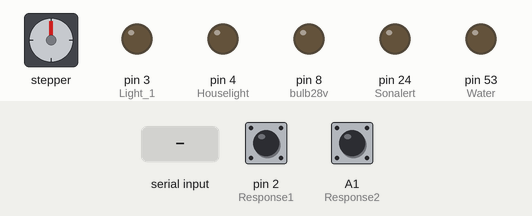
The sketch below on a simulated Arduino Mega 2560, built with avr-gcc and run on an emulated ATmega2560. Shown: stepper motor, output pins drawn as LEDs (lit = HIGH). Wiring (inferred from the names in the program): stepper motor driver (200 steps per turn assumed): step pin 31; direction pin 37. Inputs (shaded band) come from the test bench; at power-on: pin 2 (Response1) HIGH, A1 (Response2) HIGH. Pins used as bus, display or sensor lines are not drawn; what the sketch prints to the serial monitor is not drawn.

Above: at 1.2 s.
1.3 s: "R" received over Serial
At 2.5 s:
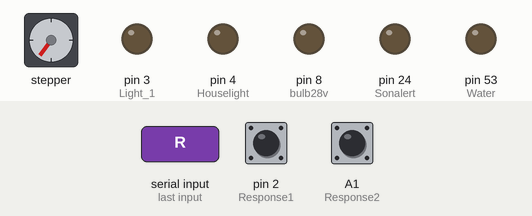
3.5 s: "A" received over Serial
At 3.9 s:
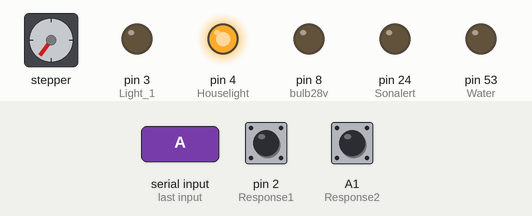
5.0 s: "B" received over Serial
At 6.2 s:
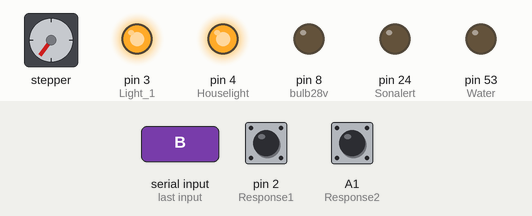
6.5 s: "T" received over Serial
At 6.9 s:
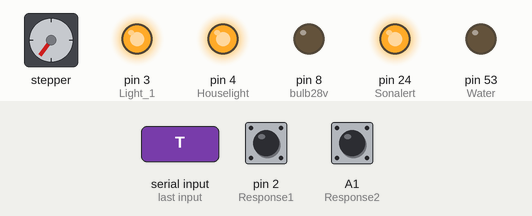
8.5 s: "Q" received over Serial
At 8.8 s:
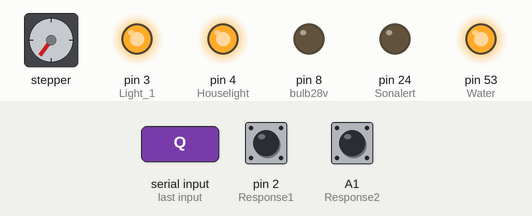
10.5 s: "b" received over Serial
At 11.7 s:
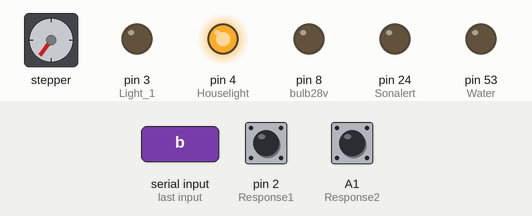
Timing chart, 0 to 13.0 s (numbered marks = the images above; inputs shaded):
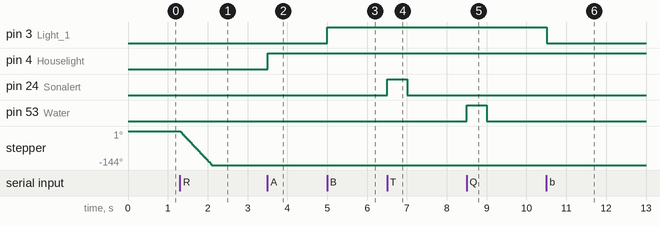

Measured:
- after the input at 1.3 s, stepper: turns 144° counter-clockwise in 0.79 s, starting at once
- after the input at 3.5 s, pin 4 (Houselight): LOW → HIGH at once
- after the input at 5.0 s, pin 3 (Light_1): LOW → HIGH at once
- after the input at 6.5 s, pin 24 (Sonalert): LOW → HIGH at once, → LOW 0.50 s later
- after the input at 8.5 s, pin 53 (Water): LOW → HIGH at once, → LOW 0.50 s later
- after the input at 10.5 s, pin 3 (Light_1): HIGH → LOW at once

The sketch:

Arduino_Program_2023.ino
```cpp
byte Houselight = 4;
byte Sonalert = 24;
byte Response1 = 2;
byte Response2= A1;
byte Light_1= 3;
byte Water = 53;
byte bulb28v = 8;
byte Step_Right = 31;
byte Dir_Right =37;
int StepCount = 0;

void setup() {
  // put your setup code here, to run once:
Serial.begin(9600);
 pinMode(Houselight, OUTPUT);
 pinMode(Light_1, OUTPUT);
 pinMode(bulb28v, OUTPUT);
 pinMode(Water, OUTPUT);
 pinMode(Sonalert, OUTPUT);
 pinMode(Step_Right, OUTPUT);
 pinMode(Dir_Right, OUTPUT);
 pinMode(Response1,INPUT_PULLUP);
 pinMode(Response2,INPUT_PULLUP);

 digitalWrite (Light_1,LOW);
 digitalWrite (Houselight,LOW);
 digitalWrite (Water,LOW);
 digitalWrite (Sonalert,LOW);
}
void loop() {
  // put your main code here, to run repeatedly:
 if (Serial.available()>0){
   char Event=Serial.read();
    switch (Event){
    case 'A':
    digitalWrite (Houselight, HIGH);
    break;

    case 'B':
    digitalWrite (Light_1, HIGH);
    break;

    case 'b':
    digitalWrite (Light_1, LOW);
    break;

    case 'C':
    digitalWrite (Light_1, HIGH);
    delay (500);
    digitalWrite (Light_1, LOW);
    delay(500);
    break;

    case 'R':
    for (StepCount = 0; StepCount < 80; StepCount++){
    digitalWrite(Step_Right,HIGH);
    delay(5);
    digitalWrite(Step_Right,LOW);
    delay(5);
    }
    break;

    case 'T':
    digitalWrite (Sonalert, HIGH);
    delay(500);
    digitalWrite(Sonalert, LOW);
    delay(500);
    break;

    case 'Z':
    digitalWrite (Sonalert, HIGH);
    break;
    case 'z':
    digitalWrite(Sonalert, LOW);
    break;

    case 'Q':
    digitalWrite (Water, HIGH);
    delay(500);
    digitalWrite (Water, LOW);
    break;

        }
}
 Serial.println(String(digitalRead(Response1))+","+String(digitalRead(Response2)));
  delay (4);
}
```
